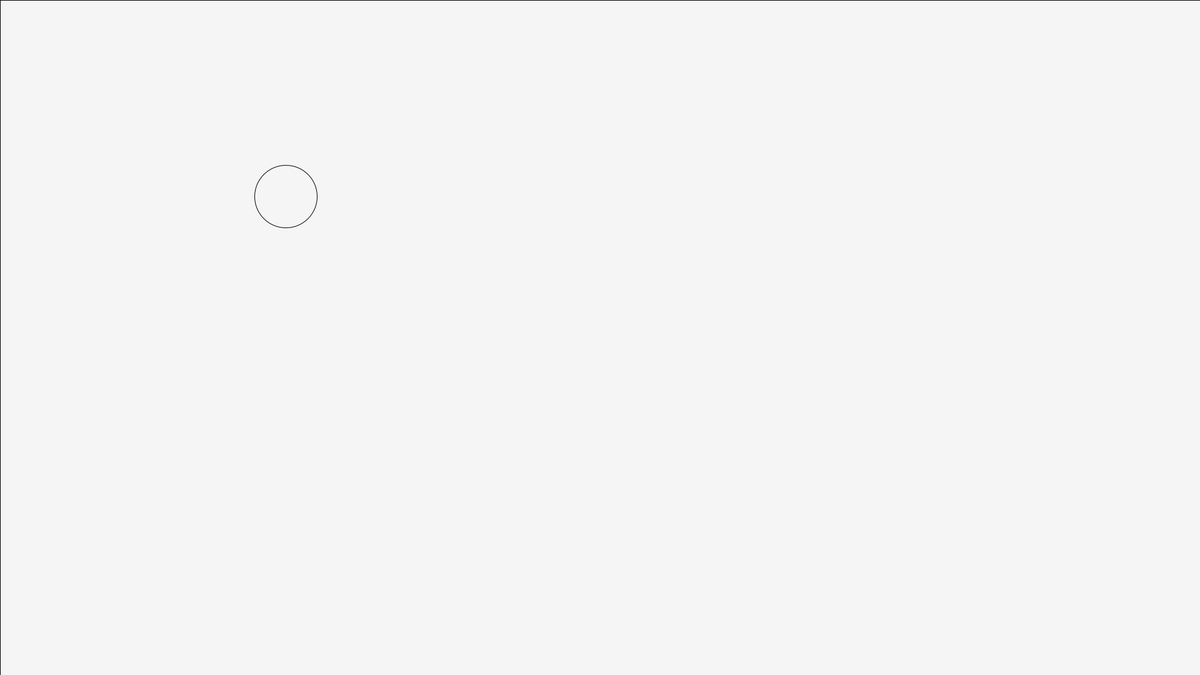
Frame 1 (no input)
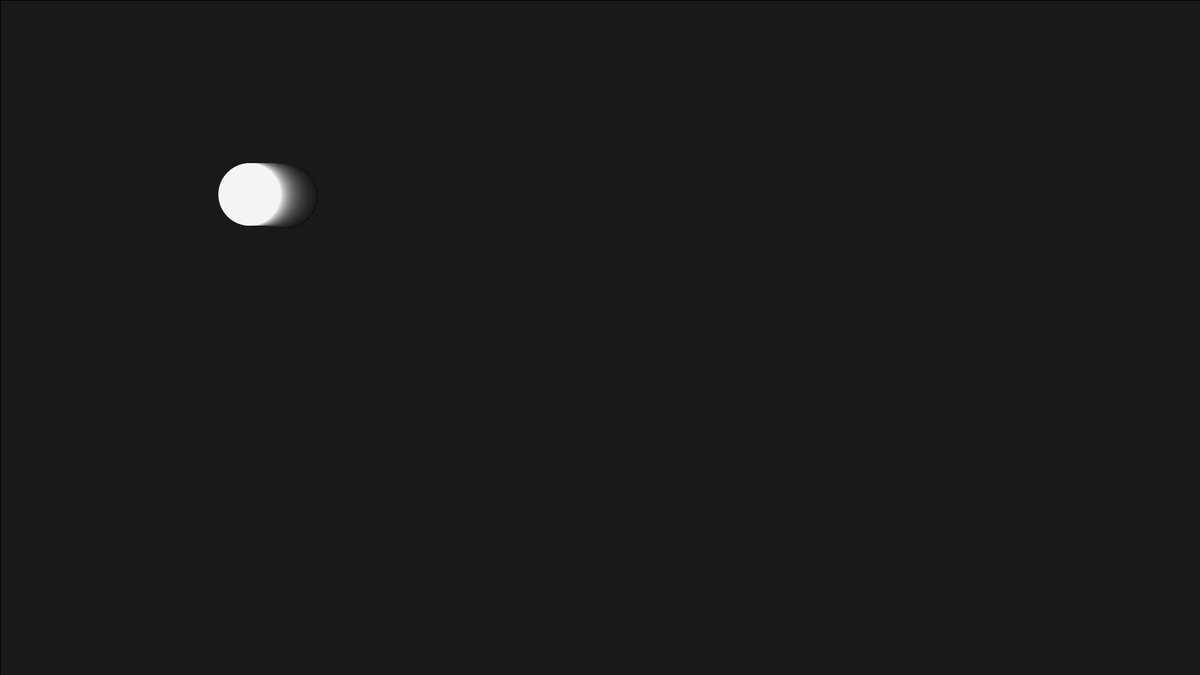
Frame 60 (the mouse pressed at the canvas centre just before this capture)
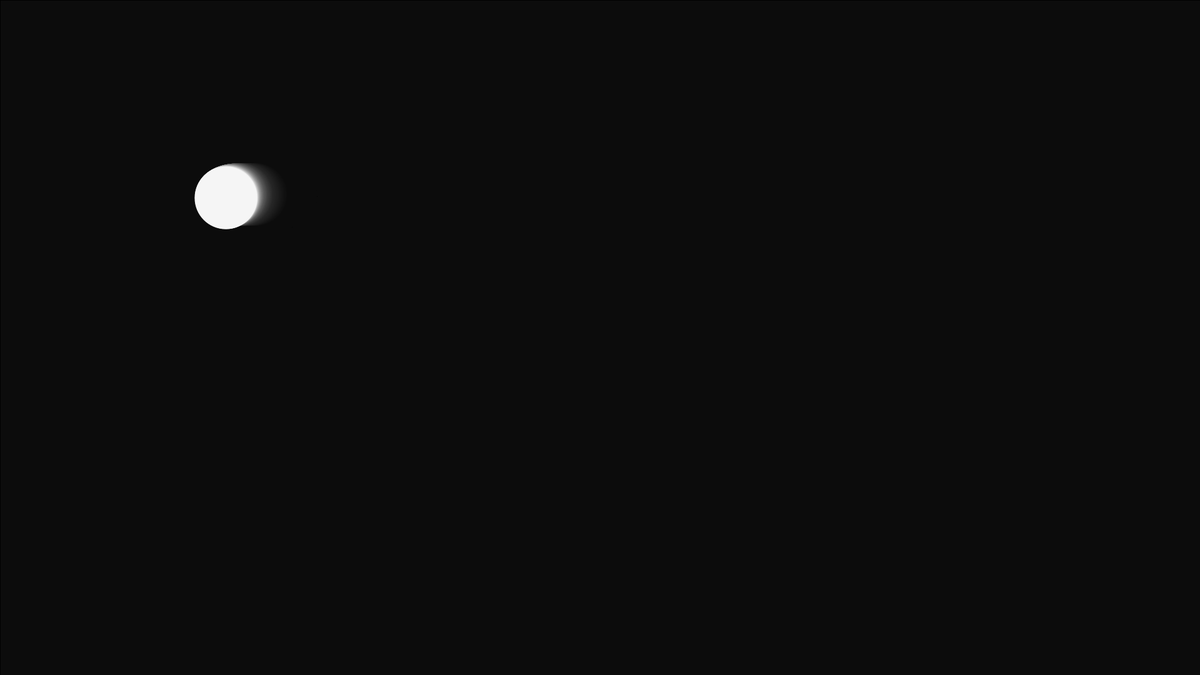
Frame 120 (the mouse held since frame 60 and released just before this capture)

The Processing sketch that drew these frames (run headless with seeded random() and noise(); from frame 60 on, the mouse is pressed at the canvas centre):

// Processing sketch: Magic_Worms
// ── Magic_Worms.pde
int X = (int) random(1920);
int Y = (int) random(1080);
void setup(){
size(1920, 1080);
background(255, 255, 255);
  
  
}
void draw(){
  fill(255, 255, 255);
  ellipse(getWormX(1920), getWormY(1080), 100, 100);
  makeMagical();
  
}
float frequency = .001;
float noiseInterval = PI;

void makeMagical() {
     fill( 0, 0, 0, 10 );
     rect(0, 0, width, height);
     noStroke();
}

float getWormX(int i) {
     return map(noise(i*noiseInterval + frameCount * frequency), 0, 1, 0, width);
}

float getWormY(int i) {
     return map(noise(i*noiseInterval+1 + frameCount * frequency), 0, 1, 0, height);
}
